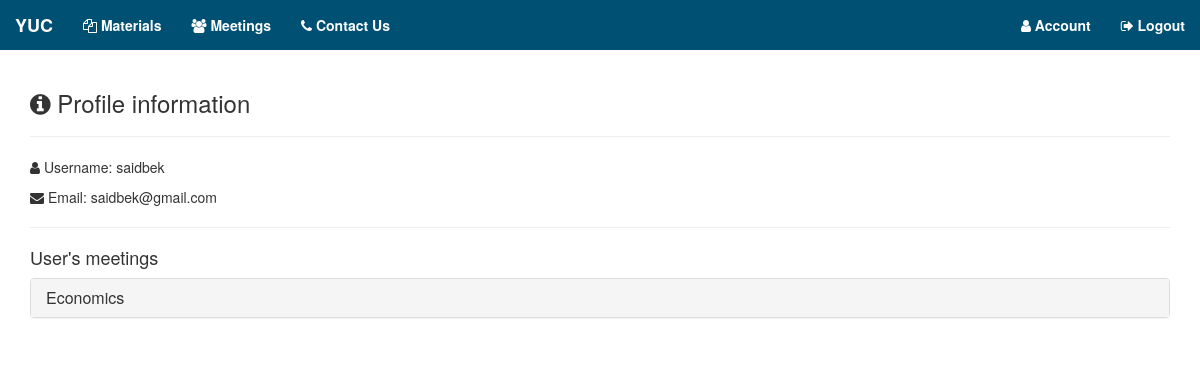
Page /account (signed in) on the committed database.
### app.py (models this page shows, shortened)
class User(db.Model, UserMixin):
    id = db.Column(db.Integer, primary_key=True)
    username = db.Column(db.String(20), unique=True, nullable=False)
    email = db.Column(db.String(120), unique=True, nullable=False)
    password = db.Column(db.String(60), nullable=False)
    meetings = db.relationship('Meeting', backref='author', lazy=True)

class Meeting(db.Model):
    id = db.Column(db.Integer, primary_key=True)
    subject = db.Column(db.String(100), nullable=False)
    date_posted = db.Column(db.DateTime, nullable=False, default=datetime.utcnow)
    description = db.Column(db.Text, nullable=False)
    location = db.Column(db.String, nullable=False)
    date = db.Column(db.Text, nullable=False)
    time = db.Column(db.String, nullable=False)
    user_id = db.Column(db.Integer, db.ForeignKey('user.id'), nullable=False)

### app.py (the view)
@app.route('/account')
@login_required
def account():
    meetings = Meeting.query.filter_by(author=current_user)
    print meetings
    return render_template('account.html', title='Account', meetings=meetings)

### app.py (called while the page is built)
@login_manager.user_loader
def load_user(user_id):
    return User.query.get(int(user_id))

### templates/account.html (shortened to what this page needs)
{% extends "layout.html" %}
{% block content %}
    <div class="container">
        <div class="row">
            <div class="col-sm-12">
                <h3><i class="fa fa-info-circle"></i> Profile information</h3>
                <hr>
                <p><i class="fa fa-user"></i> Username: {{ current_user.username }}</p>
                <p><i class="fa fa-envelope"></i> Email: {{ current_user.email }}</p>
                <hr>
            {% if current_user.username != 'admin' %}
                <h4>User's meetings</h4>
            {% endif %}
                <div class="panel-group" id="accordion">
                    {% for meeting in meetings %}
                        <div class="panel panel-default">
                            <div class="panel-heading">
                                <h4 class="panel-title">
                                    <a data-toggle="collapse" data-parent="#accordion" href="#{{ meeting.id }}">
                                        {{ meeting.subject }}</a>
                                </h4>
                            </div>
                        </div>
                    {% endfor %}
                </div>
            </div>
        </div>
    </div>
{% endblock content %}

### static/style.css (style rules this page uses)
html, body { height: 100%; }

### rows in the picture
User: username "saidbek", email "saidbek@gmail.com"
Meeting: subject "Economics"
